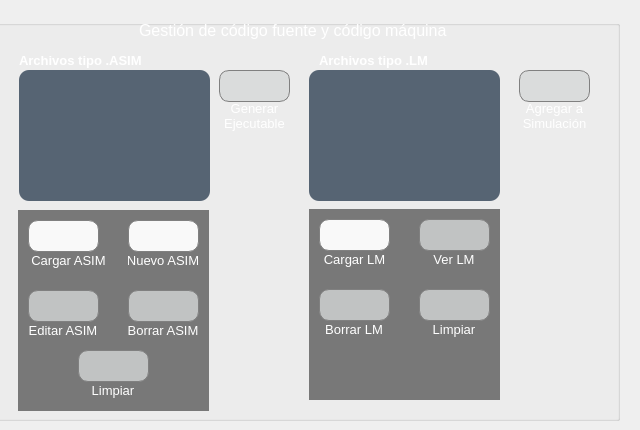
      <widget class="QWidget" name="tab">
       <property name="styleSheet">
        <string notr="true">QWidget{
	background-color: none;
}</string>
       </property>
       <attribute name="title">
        <string>Generación de programas</string>
       </attribute>
       <widget class="QGroupBox" name="groupBox">
        <property name="geometry">
         <rect>
          <x>-11</x>
          <y>20</y>
          <width>631</width>
          <height>401</height>
         </rect>
        </property>
        <property name="toolTipDuration">
         <number>-2</number>
        </property>
        <property name="styleSheet">
         <string notr="true">QGroupBox{
background-color: none;
	/*background-color: rgb(249, 240, 235);*/
}</string>
        </property>
        <property name="title">
         <string/>
        </property>
        <property name="flat">
         <bool>true</bool>
        </property>
        <widget class="QLabel" name="label_5">
         <property name="geometry">
          <rect>
           <x>330</x>
           <y>30</y>
           <width>191</width>
           <height>20</height>
          </rect>
         </property>
         <property name="font">
          <font>
           <family>Arial</family>
           <pointsize>10</pointsize>
           <weight>75</weight>
           <bold>true</bold>
          </font>
         </property>
         <property name="styleSheet">
          <string notr="true">QLabel{
	color: white;
}</string>
         </property>
         <property name="frameShape">
          <enum>QFrame::NoFrame</enum>
         </property>
         <property name="frameShadow">
          <enum>QFrame::Plain</enum>
         </property>
         <property name="lineWidth">
          <number>1</number>
         </property>
         <property name="text">
          <string>Archivos tipo .LM</string>
         </property>
        </widget>
        <widget class="QLabel" name="label_6">
         <property name="geometry">
          <rect>
           <x>30</x>
           <y>30</y>
           <width>191</width>
           <height>20</height>
          </rect>
         </property>
         <property name="font">
          <font>
           <family>Arial</family>
           <pointsize>10</pointsize>
           <weight>75</weight>
           <bold>true</bold>
          </font>
         </property>
         <property name="styleSheet">
          <string notr="true">QLabel{
	color: white;
}</string>
         </property>
         <property name="frameShape">
          <enum>QFrame::NoFrame</enum>
         </property>
         <property name="frameShadow">
          <enum>QFrame::Plain</enum>
         </property>
         <property name="text">
          <string>Archivos tipo .ASIM</string>
         </property>
        </widget>
        <widget class="QListWidget" name="listWidget_LM">
         <property name="geometry">
          <rect>
           <x>320</x>
           <y>50</y>
           <width>191</width>
           <height>131</height>
          </rect>
         </property>
         <property name="styleSheet">
          <string notr="true">QListWidget {
background-color: rgb(86, 100, 115);
border-radius: 10px;
border-style: outset;
color: white;
selection-background-color: rgb(230,126,46);
padding-top: 8px;
padding-bottom: 8px;
}

</string>
         </property>
        </widget>
        <widget class="QListWidget" name="listWidget_ASM">
         <property name="geometry">
          <rect>
           <x>30</x>
           <y>50</y>
           <width>191</width>
           <height>131</height>
          </rect>
         </property>
         <property name="styleSheet">
          <string notr="true">QListWidget {
background-color: rgb(86, 100, 115);
border-radius: 10px;
border-style: outset;
color: white;
selection-background-color: rgb(230,126,46);
padding-top: 8px;
padding-bottom: 8px;
}

</string>
         </property>
         <property name="selectionMode">
          <enum>QAbstractItemView::MultiSelection</enum>
         </property>
        </widget>
        <widget class="QPushButton" name="pushButton_19">
         <property name="enabled">
          <bool>false</bool>
         </property>
         <property name="geometry">
          <rect>
           <x>230</x>
           <y>50</y>
           <width>71</width>
           <height>32</height>
          </rect>
         </property>
         <property name="font">
          <font>
           <family>Arial</family>
           <pointsize>7</pointsize>
          </font>
         </property>
         <property name="styleSheet">
          <string notr="true">QPushButton{
border: 1px solid gray;
border-radius: 10px;
background-image: url(:/icons/generate/gear_2_b_24.png);
background-repeat: none;
background-position: center;
background-color: rgb(249,249,249);
}

QPushButton:hover{
border-radius: 10px;
background-image: url(:/icons/generate/gear_2_b_24.png);
background-repeat: none;
background-position: center;
background-color: rgba(254, 255, 138, 250);
}

QPushButton:pressed{
border-radius: 10px;
background-image: url(:/icons/generate/gear_2_b_24.png);
background-repeat: none;
background-position: center;
background-color: rgb(130, 130, 130);
}

QPushButton:disabled{
border: 1px solid gray;
border-radius: 10px;
background-image: url(:/icons/generate/gear_2_2_24.png);
background-repeat: none;
background-position: center;
background-color: rgba(213, 216, 216, 200);

}


</string>
         </property>
         <property name="text">
          <string/>
         </property>
        </widget>
        <widget class="QPushButton" name="pushButton_15">
         <property name="enabled">
          <bool>false</bool>
         </property>
         <property name="geometry">
          <rect>
           <x>530</x>
           <y>50</y>
           <width>71</width>
           <height>32</height>
          </rect>
         </property>
         <property name="font">
          <font>
           <family>Arial</family>
           <pointsize>7</pointsize>
          </font>
         </property>
         <property name="toolTip">
          <string extracomment="Crear el proceso y lo coloca en lista de espera para ejecución"/>
         </property>
         <property name="styleSheet">
          <string notr="true">QPushButton{
border: 1px solid gray;
border-radius: 10px;
background-image: url(:/icons/simulation/sim_2_b_24.png);
background-repeat: none;
background-position: center;
background-color: rgb(249,249,249);
}

QPushButton:hover{
border-radius: 10px;
background-image: url(:/icons/simulation/sim_2_b_24.png);
background-repeat: none;
background-position: center;
background-color: rgba(117, 123, 255, 226);
}

QPushButton:pressed{
border-radius: 10px;
background-image: url(:/icons/simulation/sim_2_b_24.png);
background-repeat: none;
background-position: center;
background-color: rgb(130, 130, 130);
}

QPushButton:disabled{
border-radius: 10px;
background-image: url(:/icons/simulation/sim_2_w_24.png);
background-repeat: none;
background-position: center;
border: 1px solid gray;
background-color: rgba(213, 216, 216, 200);

}

</string>
         </property>
         <property name="text">
          <string extracomment="Agrega a la lista de espera en la pestaña de simulación"/>
         </property>
        </widget>
        <widget class="QLabel" name="label_11">
         <property name="geometry">
          <rect>
           <x>230</x>
           <y>80</y>
           <width>71</width>
           <height>31</height>
          </rect>
         </property>
         <property name="font">
          <font>
           <family>Arial</family>
           <pointsize>10</pointsize>
          </font>
         </property>
         <property name="styleSheet">
          <string notr="true">QLabel{
	color: white;
}</string>
         </property>
         <property name="text">
          <string>Generar Ejecutable</string>
         </property>
         <property name="alignment">
          <set>Qt::AlignCenter</set>
         </property>
         <property name="wordWrap">
          <bool>true</bool>
         </property>
        </widget>
        <widget class="QLabel" name="label_16">
         <property name="geometry">
          <rect>
           <x>530</x>
           <y>80</y>
           <width>71</width>
           <height>31</height>
          </rect>
         </property>
         <property name="font">
          <font>
           <family>Arial</family>
           <pointsize>10</pointsize>
          </font>
         </property>
         <property name="styleSheet">
          <string notr="true">QLabel{
	color: white;
}</string>
         </property>
         <property name="text">
          <string>Agregar a Simulación</string>
         </property>
         <property name="alignment">
          <set>Qt::AlignCenter</set>
         </property>
         <property name="wordWrap">
          <bool>true</bool>
         </property>
        </widget>
        <widget class="QLabel" name="label_25">
         <property name="geometry">
          <rect>
           <x>150</x>
           <y>0</y>
           <width>331</width>
           <height>20</height>
          </rect>
         </property>
         <property name="font">
          <font>
           <family>Arial</family>
           <pointsize>12</pointsize>
          </font>
         </property>
         <property name="styleSheet">
          <string notr="true">QLabel{
	color: white;
}</string>
         </property>
         <property name="text">
          <string>Gestión de código fuente y código máquina</string>
         </property>
        </widget>
        <widget class="QWidget" name="contedor_Botones_ASIM" native="true">
         <property name="geometry">
          <rect>
           <x>29</x>
           <y>190</y>
           <width>191</width>
           <height>201</height>
          </rect>
         </property>
         <property name="styleSheet">
          <string notr="true">QWidget{
	background-color:  rgba(39, 39, 39, 150);
}</string>
         </property>
         <widget class="QPushButton" name="pushButton_17">
          <property name="enabled">
           <bool>false</bool>
          </property>
          <property name="geometry">
           <rect>
            <x>10</x>
            <y>80</y>
            <width>71</width>
            <height>32</height>
           </rect>
          </property>
          <property name="font">
           <font>
            <family>Arial</family>
            <pointsize>7</pointsize>
           </font>
          </property>
          <property name="styleSheet">
           <string notr="true">QPushButton{
border: 1px solid gray;
border-style: solid;
border-radius: 10px;
background-image: url(:/icons/edite/edit_black_24.png);
background-repeat: none;
background-position: center;
background-color: rgb(249,249,249);
}

QPushButton:hover{
border-radius: 10px;
background-image: url(:/icons/edite/edit_black_24.png);
background-repeat: none;
background-position: center;
background-color: rgba(209, 137, 68, 207);
}
QPushButton:pressed{
border-radius: 10px;
background-image: url(:/icons/edite/edit_black_24.png);
background-repeat: none;
background-position: center;
background-color: rgb(130, 130, 130);
}
QPushButton:disabled{
border: 1px solid gray;
border-radius: 10px;
background-image: url(:/icons/edite/edit_white_24.png);
background-repeat: none;
background-position: center;
background-color: rgba(213, 216, 216, 200);

}

</string>
          </property>
          <property name="text">
           <string/>
          </property>
         </widget>
         <widget class="QLabel" name="label_13">
          <property name="geometry">
           <rect>
            <x>110</x>
            <y>110</y>
            <width>70</width>
            <height>21</height>
           </rect>
          </property>
          <property name="font">
           <font>
            <family>Arial</family>
            <pointsize>10</pointsize>
           </font>
          </property>
          <property name="styleSheet">
           <string notr="true">QLabel{
	color: white;
	background-color: none;
}</string>
          </property>
          <property name="text">
           <string>Borrar ASIM</string>
          </property>
          <property name="alignment">
           <set>Qt::AlignCenter</set>
          </property>
         </widget>
         <widget class="QLabel" name="label_9">
          <property name="geometry">
           <rect>
            <x>110</x>
            <y>40</y>
            <width>70</width>
            <height>21</height>
           </rect>
          </property>
          <property name="font">
           <font>
            <family>Arial</family>
            <pointsize>10</pointsize>
           </font>
          </property>
          <property name="styleSheet">
           <string notr="true">QLabel{
	color: white;
	background-color: none;
}</string>
          </property>
          <property name="text">
           <string>Nuevo ASIM</string>
          </property>
          <property name="alignment">
           <set>Qt::AlignCenter</set>
          </property>
         </widget>
         <widget class="QPushButton" name="pushButton_11">
          <property name="enabled">
           <bool>false</bool>
          </property>
          <property name="geometry">
           <rect>
            <x>60</x>
            <y>140</y>
            <width>71</width>
            <height>32</height>
           </rect>
          </property>
          <property name="font">
           <font>
            <family>Arial</family>
            <pointsize>7</pointsize>
           </font>
          </property>
          <property name="styleSheet">
           <string notr="true">QPushButton{
border: 1px solid gray;
border-radius: 10px;
background-image: url(:/icons/clean/clean_black_24.png);
background-repeat: none;
background-position: center;
background-color: rgb(249,249,249);
}

QPushButton:hover{
border-radius: 10px;
background-image: url(:/icons/clean/clean_black_24.png);
background-repeat: none;
background-position: center;
background-color:rgba(233, 153, 255, 251);
}
QPushButton:pressed{
border-radius: 10px;
background-image: url(:/icons/clean/clean_black_24.png);
background-repeat: none;
background-position: center;
background-color: rgb(130, 130, 130);
}
QPushButton:disabled{
border: 1px solid gray;
border-radius: 10px;
background-image:url(:/icons/clean/clean_white_24.png);
background-repeat: none;
background-position: center;
background-color: rgba(213, 216, 216, 200);
}

</string>
          </property>
          <property name="text">
           <string/>
          </property>
         </widget>
         <widget class="QPushButton" name="pushButton_18">
          <property name="enabled">
           <bool>false</bool>
          </property>
          <property name="geometry">
           <rect>
            <x>110</x>
            <y>80</y>
            <width>71</width>
            <height>32</height>
           </rect>
          </property>
          <property name="font">
           <font>
            <family>Arial</family>
            <pointsize>7</pointsize>
           </font>
          </property>
          <property name="styleSheet">
           <string notr="true">QPushButton{
border: 1px solid gray;
border-radius: 10px;
background-image: url(:/icons/quitar/delete_b_24.png);
background-repeat: none;
background-position: center;
background-color: rgb(249,249,249);
}
QPushButton:hover{
border-radius: 10px;
background-image: url(:/icons/quitar/delete_b_24.png);
background-repeat: none;
background-position: center;
background-color: rgb(253, 120, 103);
}
QPushButton:pressed{
border-radius: 10px;
background-image: url(:/icons/quitar/delete_b_24.png);
background-repeat: none;
background-position: center;
background-color: rgb(130, 130, 130);
}

QPushButton:disabled{
border-radius: 10px;
background-image: url(:/icons/quitar/delete_2_w_24.png);
background-repeat: none;
background-position: center;
border: 1px solid gray;
background-color: rgba(213, 216, 216, 200);

}

</string>
          </property>
          <property name="text">
           <string/>
          </property>
         </widget>
         <widget class="QPushButton" name="pushButton_20">
          <property name="enabled">
           <bool>true</bool>
          </property>
          <property name="geometry">
           <rect>
            <x>10</x>
            <y>10</y>
            <width>71</width>
            <height>32</height>
           </rect>
          </property>
          <property name="font">
           <font>
            <family>Arial</family>
            <pointsize>7</pointsize>
           </font>
          </property>
          <property name="toolTip">
           <string extracomment="Carga en las listas de archivos según extensión"/>
          </property>
          <property name="styleSheet">
           <string notr="true">QPushButton{
border:1px solid gray;
border-radius: 10px;
background-image: url(:/icons/up/up_b_24.png);
background-repeat: none;
background-position: center;
background-color: rgb(249,249,249);
}

QPushButton:hover{
border-radius: 10px;
background-image: url(:/icons/up/up_b_24.png);
background-repeat: none;
background-position: center;
background-color: rgba(135, 176, 255, 215);
}
QPushButton:pressed{
border-radius: 10px;
background-image: url(:/icons/up/up_b_24.png);
background-repeat: none;
background-position: center;
background-color: rgb(217, 219, 219);
}
QPushButton:disabled{
border:1px solid gray;
border-radius: 10px;
background-image: url(:/icons/up/up_w_24.png);
background-repeat: none;
background-position: center;
background-color: rgba(213, 216, 216, 200);
}

</string>
          </property>
          <property name="text">
           <string/>
          </property>
         </widget>
         <widget class="QPushButton" name="pushButton_14">
          <property name="enabled">
           <bool>true</bool>
          </property>
          <property name="geometry">
           <rect>
            <x>110</x>
            <y>10</y>
            <width>71</width>
            <height>32</height>
           </rect>
          </property>
          <property name="font">
           <font>
            <family>Arial</family>
            <pointsize>7</pointsize>
           </font>
          </property>
          <property name="styleSheet">
           <string notr="true">QPushButton{
border: 1px solid gray;
border-radius: 10px;
background-image: url(:/icons/create/create_black_24.png);
background-repeat: none;
background-position: center;
background-color: rgb(249,249,249);
}


QPushButton:hover{
border-radius: 10px;
background-image: url(:/icons/create/create_black_24.png);
background-repeat: none;
background-position: center;
background-color:rgba(139, 255, 120, 215);
}
QPushButton:pressed{
border: 1px solid gray;
border-radius: 10px;
background-image: url(:/icons/create/create_black_24.png);
background-repeat: none;
background-position: center;
background-color: rgb(130, 130, 130);
}
QPushButton:disabled{
border: 1px solid gray;
border-radius: 10px;
background-image:url(:/icons/create/create_white_24.png);
background-repeat: none;
background-position: center;
background-color: rgba(213, 216, 216, 200);
}

</string>
          </property>
          <property name="text">
           <string/>
          </property>
         </widget>
         <widget class="QLabel" name="label_10">
          <property name="geometry">
           <rect>
            <x>10</x>
            <y>110</y>
            <width>70</width>
            <height>21</height>
           </rect>
          </property>
          <property name="font">
           <font>
            <family>Arial</family>
            <pointsize>10</pointsize>
           </font>
          </property>
          <property name="styleSheet">
           <string notr="true">QLabel{
	color: white;
	background-color: none;
}</string>
          </property>
          <property name="text">
           <string>Editar ASIM</string>
          </property>
          <property name="alignment">
           <set>Qt::AlignCenter</set>
          </property>
         </widget>
         <widget class="QLabel" name="label_8">
          <property name="geometry">
           <rect>
            <x>10</x>
            <y>40</y>
            <width>81</width>
            <height>21</height>
           </rect>
          </property>
          <property name="font">
           <font>
            <family>Arial</family>
            <pointsize>10</pointsize>
           </font>
          </property>
          <property name="styleSheet">
           <string notr="true">QLabel{
	color: white;
	background-color: none;
}</string>
          </property>
          <property name="text">
           <string>Cargar ASIM</string>
          </property>
          <property name="alignment">
           <set>Qt::AlignCenter</set>
          </property>
         </widget>
         <widget class="QLabel" name="label_12">
          <property name="geometry">
           <rect>
            <x>60</x>
            <y>170</y>
            <width>70</width>
            <height>21</height>
           </rect>
          </property>
          <property name="font">
           <font>
            <family>Arial</family>
            <pointsize>10</pointsize>
           </font>
          </property>
          <property name="styleSheet">
           <string notr="true">QLabel{
	color: white;
	background-color: none;
}</string>
          </property>
          <property name="text">
           <string>Limpiar</string>
          </property>
          <property name="alignment">
           <set>Qt::AlignCenter</set>
          </property>
         </widget>
        </widget>
        <widget class="QWidget" name="widget" native="true">
         <property name="geometry">
          <rect>
           <x>320</x>
           <y>189</y>
           <width>191</width>
           <height>191</height>
          </rect>
         </property>
         <property name="styleSheet">
          <string notr="true">QWidget{
	background-color:  rgba(39, 39, 39, 150);
}</string>
         </property>
         <widget class="QPushButton" name="pushButton_22">
          <property name="geometry">
           <rect>
            <x>10</x>
            <y>10</y>
            <width>71</width>
            <height>32</height>
           </rect>
          </property>
          <property name="font">
           <font>
            <family>Arial</family>
            <pointsize>7</pointsize>
           </font>
          </property>
          <property name="toolTip">
           <string extracomment="Carga en las listas de archivos según extensión"/>
          </property>
          <property name="styleSheet">
           <string notr="true">QPushButton{
border: 1px solid gray;
border-radius: 10px;
background-image: url(:/icons/up/up_b_24.png);
background-repeat: none;
background-position: center;
background-color: rgb(249,249,249);
}

QPushButton:hover{
border-radius: 10px;
background-image: url(:/icons/up/up_b_24.png);
background-repeat: none;
background-position: center;
background-color: rgba(135, 176, 255, 215);
}
QPushButton:pressed{
border-radius: 10px;
background-image: url(:/icons/up/up_b_24.png);
background-repeat: none;
background-position: center;
background-color: rgb(217, 219, 219);
}
QPushButton:disabled{
border:1px solid gray;
border-radius: 10px;
background-image: url(:/icons/up/up_w_24.png);
background-repeat: none;
background-position: center;
background-color: rgba(213, 216, 216, 200);
}

</string>
          </property>
          <property name="text">
           <string/>
          </property>
         </widget>
         <widget class="QPushButton" name="pushButton_10">
          <property name="enabled">
           <bool>false</bool>
          </property>
          <property name="geometry">
           <rect>
            <x>110</x>
            <y>80</y>
            <width>71</width>
            <height>32</height>
           </rect>
          </property>
          <property name="font">
           <font>
            <family>Arial</family>
            <pointsize>7</pointsize>
           </font>
          </property>
          <property name="styleSheet">
           <string notr="true">QPushButton{
border: 1px solid gray;
border-radius: 10px;
background-image: url(:/icons/clean/clean_black_24.png);
background-repeat: none;
background-position: center;
background-color: rgb(249,249,249);
}

QPushButton:hover{
border-radius: 10px;
background-image: url(:/icons/clean/clean_black_24.png);
background-repeat: none;
background-position: center;
background-color:rgba(233, 153, 255, 251);
}
QPushButton:pressed{
border-radius: 10px;
background-image: url(:/icons/clean/clean_black_24.png);
background-repeat: none;
background-position: center;
background-color: rgb(130, 130, 130);
}
QPushButton:disabled{
border: 1px solid gray;
border-radius: 10px;
background-image:url(:/icons/clean/clean_white_24.png);
background-repeat: none;
background-position: center;
background-color: rgba(213, 216, 216, 200);
}

</string>
          </property>
          <property name="text">
           <string/>
          </property>
         </widget>
         <widget class="QPushButton" name="pushButton_6">
          <property name="enabled">
           <bool>false</bool>
          </property>
          <property name="geometry">
           <rect>
            <x>10</x>
            <y>80</y>
            <width>71</width>
            <height>32</height>
           </rect>
          </property>
          <property name="font">
           <font>
            <family>Arial</family>
            <pointsize>7</pointsize>
           </font>
          </property>
          <property name="styleSheet">
           <string notr="true">QPushButton{
border: 1px solid gray;
border-radius: 10px;
background-image: url(:/icons/quitar/delete_b_24.png);
background-repeat: none;
background-position: center;
background-color: rgb(249,249,249);
}
QPushButton:hover{
border-radius: 10px;
background-image: url(:/icons/quitar/delete_b_24.png);
background-repeat: none;
background-position: center;
background-color: rgb(253, 120, 103);
}
QPushButton:pressed{
border-radius: 10px;
background-image: url(:/icons/quitar/delete_b_24.png);
background-repeat: none;
background-position: center;
background-color: rgb(130, 130, 130);
}

QPushButton:disabled{
border-radius: 10px;
background-image: url(:/icons/quitar/delete_2_w_24.png);
background-repeat: none;
background-position: center;
border: 1px solid gray;
background-color: rgba(213, 216, 216, 200);

}

</string>
          </property>
          <property name="text">
           <string/>
          </property>
         </widget>
         <widget class="QLabel" name="label_17">
          <property name="geometry">
           <rect>
            <x>110</x>
            <y>110</y>
            <width>70</width>
            <height>21</height>
           </rect>
          </property>
          <property name="font">
           <font>
            <family>Arial</family>
            <pointsize>10</pointsize>
           </font>
          </property>
          <property name="styleSheet">
           <string notr="true">QLabel{
	color: white;
	background-color: none;
}</string>
          </property>
          <property name="text">
           <string>Limpiar</string>
          </property>
          <property name="alignment">
           <set>Qt::AlignCenter</set>
          </property>
         </widget>
         <widget class="QLabel" name="label_15">
          <property name="geometry">
           <rect>
            <x>110</x>
            <y>40</y>
            <width>70</width>
            <height>21</height>
           </rect>
          </property>
          <property name="font">
           <font>
            <family>Arial</family>
            <pointsize>10</pointsize>
           </font>
          </property>
          <property name="styleSheet">
           <string notr="true">QLabel{
	color: white;
	background-color: none;
}</string>
          </property>
          <property name="text">
           <string>Ver LM</string>
          </property>
          <property name="alignment">
           <set>Qt::AlignCenter</set>
          </property>
         </widget>
         <widget class="QLabel" name="label_18">
          <property name="geometry">
           <rect>
            <x>10</x>
            <y>110</y>
            <width>70</width>
            <height>21</height>
           </rect>
          </property>
          <property name="font">
           <font>
            <family>Arial</family>
            <pointsize>10</pointsize>
           </font>
          </property>
          <property name="styleSheet">
           <string notr="true">QLabel{
	color: white;
	background-color: none;
}</string>
          </property>
          <property name="text">
           <string>Borrar LM</string>
          </property>
          <property name="alignment">
           <set>Qt::AlignCenter</set>
          </property>
         </widget>
         <widget class="QLabel" name="label_14">
          <property name="geometry">
           <rect>
            <x>10</x>
            <y>40</y>
            <width>71</width>
            <height>20</height>
           </rect>
          </property>
          <property name="font">
           <font>
            <family>Arial</family>
            <pointsize>10</pointsize>
           </font>
          </property>
          <property name="styleSheet">
           <string notr="true">QLabel{
	color: white;
	background-color: none;
}</string>
          </property>
          <property name="text">
           <string>Cargar LM</string>
          </property>
          <property name="alignment">
           <set>Qt::AlignCenter</set>
          </property>
         </widget>
         <widget class="QPushButton" name="pushButton_21">
          <property name="enabled">
           <bool>false</bool>
          </property>
          <property name="geometry">
           <rect>
            <x>110</x>
            <y>10</y>
            <width>71</width>
            <height>32</height>
           </rect>
          </property>
          <property name="font">
           <font>
            <family>Arial</family>
            <pointsize>7</pointsize>
           </font>
          </property>
          <property name="styleSheet">
           <string notr="true">QPushButton{
border: 1px solid gray;
border-radius: 10px;
background-image: url(:/icons/view/view_black_24.png);
background-repeat: none;
background-position: center;
background-color: rgb(249,249,249);
}
QPushButton:hover{
border-radius: 10px;
background-image: url(:/icons/view/view_black_24.png);
background-repeat: none;
background-position: center;
background-color: rgb(255, 215, 120);
}

QPushButton:pressed{
border-radius: 10px;
background-image: url(:/icons/view/view_black_24.png);
background-repeat: none;
background-position: center;
background-color: rgb(130, 130, 130);
}


QPushButton:disabled{
border-radius: 10px;
background-image: url(:/icons/view/view_white_24.png);
background-repeat: none;
background-position: center;
border: 1px solid gray;
background-color: rgba(213, 216, 216, 200);

}

</string>
          </property>
          <property name="text">
           <string/>
          </property>
         </widget>
        </widget>
       </widget>
      </widget>
